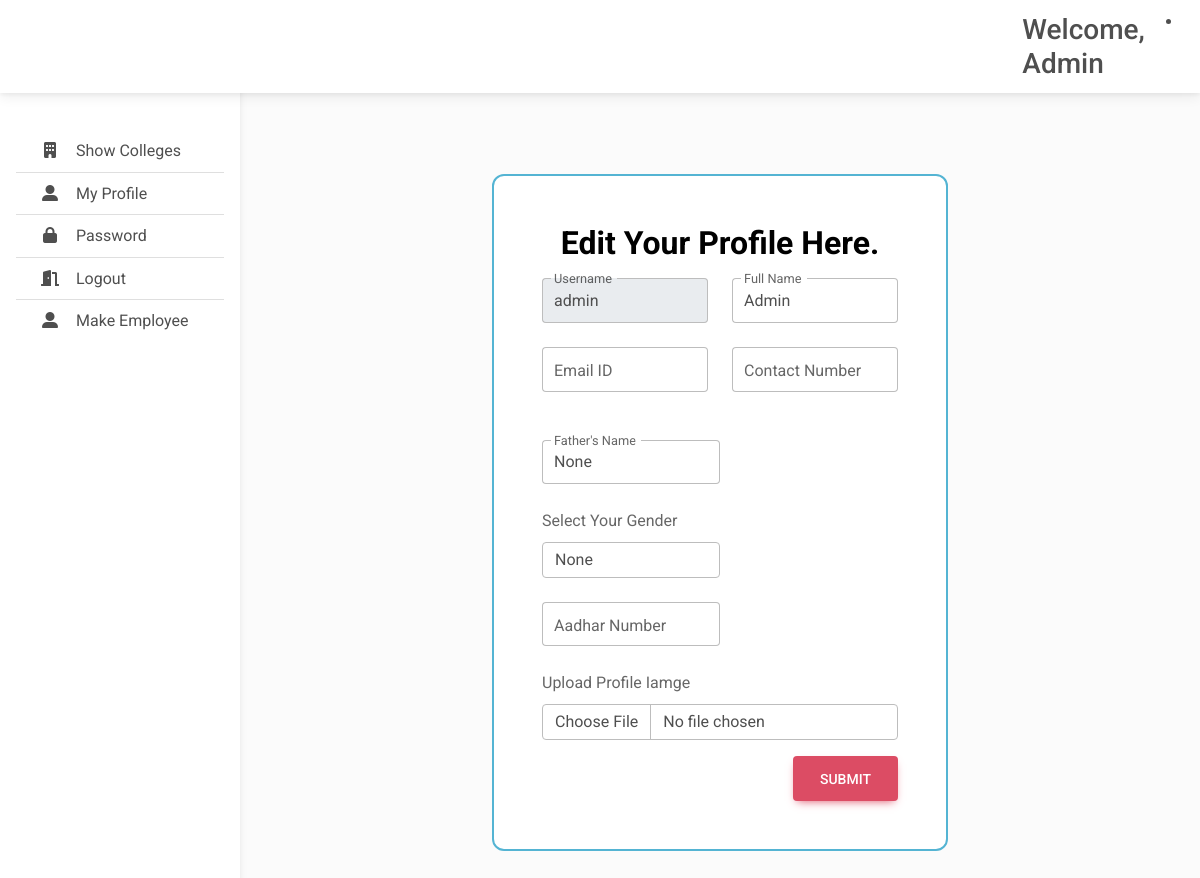
The app's page /editprofile (signed in) with its own data.
### user/models.py (models this page shows, shortened)
class Employee(AbstractUser) :
    name = models.CharField(max_length=32 ,null = True)
    state = models.CharField(max_length=1000,null=True)
    mobile = models.CharField(max_length=32 ,null = True)
    fathername = models.CharField(max_length=32 ,null = True)
    gender = models.CharField(max_length=32 ,null = True)
    aadhar = models.CharField(max_length=32 ,null = True)
    imageurl = models.CharField(max_length=100,null = True)

### user/views.py (the view, shortened to what this page needs)
# urls.py: path('editprofile', views.editprofile, name = 'editprofile'),
def editprofile(request):
    if  request.user.is_authenticated :
      u = Employee.objects.get(username=request.user.username)
      context = {'u': u,'user':u,}
      return render (request,'editprofile.html',context)
    else :
      return redirect('/login')

### templates/editprofile.html (shortened to what this page needs)
{% extends 'base.html' %}
{%load static %}
{% block main %}
<main style="margin-top: 110px">
  <div class="container py-5 h-100">
    <div class="row d-flex justify-content-center align-items-center h-100">
      <div class="col-xl-6">
        <div class="border border-2 border-info bg-white rounded-6 card-body p-md-5 text-black">
          <form action="/editprofile" method="POST" enctype="multipart/form-data">
            <div class="align-items-center mb-3 pb-0">
              <div class="text-center h2 fw-bold mb-0">Edit Your Profile Here.</div>
            </div>
            <div class="row">
              <div class="col-md-6 mb-4">
                <div class="form-outline">
                  <input type="text" name="username" id="form3Example1m" value="{{user.username}}"
                    class="form-control form-control-lg" readonly />
                  <label class="form-label" for="form3Example1m">Username</label>
                </div>
              </div>
              <div class="col-md-6 mb-4">
                <div class="form-outline">
                  <input type="text" name="name" id="form3Example1n" value="{{user.name}}"
                    class="form-control form-control-lg" required />
                  <label class="form-label" for="form3Example1n">Full Name</label>
                </div>
              </div>
            </div>
            <div class="row">
              <div class="col-md-6 mb-4">
                <div class="form-outline mb-4">
                  <input type="text" name="email" id="form3Example97" value='{{user.email}}'
                    class="form-control form-control-lg" required />
                  <label class="form-label" for="form3Example97">Email ID</label>
                </div>
              </div>
              <div class="col-md-6 mb-4">
                <div class="form-outline">
                  <input type="number" name="mobile" id="form3Example1n1" value='{{user.mobile}}'
                    class="form-control form-control-lg" title="Please, Enter Valid Mobile Number."
                    pattern="[1-9]{1}[0-9]{9}" required />
                  <label class="form-label" for="form3Example1n1">Contact Number</label>
                </div>
              </div>
            </div>
            <div class="col-md-6 mb-4">
              <div class="form-outline">
                <input type="text" name="fathername" id="form3Example1n1" value='{{user.fathername}}'
                  class="form-control form-control-lg" required />
                <label class="form-label" for="form3Example1n1">Father's Name</label>
              </div>
            </div>
            <div class="col-md-6 mb-4">
              <label class="form-label" for="form3Example1n1">Select Your Gender</label>
              <select name="gender" placeholder="Gender" value='{{user.gender}}'
                class="form-control select-input placeholder-active active focused" required>
                <option value="{{user.gender}}">{{user.gender}}</option>
              </select>
            </div>
            <div class="col-md-6 mb-4">
              <div class="form-outline">
                <input type="number" name="aadhar" id="form3Example1n1" value='{{user.aadhar}}'
                  class="form-control form-control-lg" title="Please, Enter Valid Aadhar Number."
                  pattern="[1-9]{1}[0-9]{11}" required />
                <label class="form-label" for="form3Example1n1">Aadhar Number</label>
              </div>
            </div>
            <label class="form-label" for="customFile">Upload Profile Iamge</label>
            <input type="file" class="form-control" name='profileimage' id="customFile" />
            <div class="d-flex justify-content-end pt-3">
              <input class="btn btn-danger btn-lg ms-2" type="submit" value="Submit" />
            </div>
          </form>
        </div>
      </div>
    </div>
  </div>
</main>
{%endblock main%}

### templates/base.html (shortened to what this page needs)
{% load static %}
<!DOCTYPE html>
<html lang="en">
<head>
  <link rel="stylesheet" href="https://cdnjs.cloudflare.com/ajax/libs/font-awesome/6.0.0/css/all.min.css" />
  <link rel="stylesheet" href="{% static 'css/mdb.min.css' %}" />
  <link rel="stylesheet" href="{% static 'css/main.css' %}" />
  <link rel="stylesheet" href="{% static 'css/chat.css' %}" />
</head>
<body>
  <header>
    <nav id="sidebarMenu" class="collapse d-lg-block bg-white sidebar collapse">
      <div class="pt-5 position-sticky">
        <div class="list-group list-group-flush mx-3 mt-4 ">
          {% if u.is_authenticated %}
          <a href="/showcolleges" class="bg-transparent list-group-item list-group-item-action py-2 ripple"
            aria-current="true">
            <i class="fas fa-building fa-fw me-3"></i><span>Show Colleges</span>
          </a>
          <a href="/editprofile" class="bg-transparent list-group-item list-group-item-action py-2 ripple ">
            <i class="fas fa-user-alt fa-fw me-3"></i><span>My Profile</span>
          </a>
          <a href="/changepassword" class="bg-transparent list-group-item list-group-item-action py-2 ripple"><i
              class="fas fa-lock fa-fw me-3"></i><span>Password</span></a>
          <a href="/logout" class="bg-transparent list-group-item list-group-item-action py-2 ripple"><i
              class="fas fa-door-open fa-fw me-3"></i><span>Logout</span></a>
          {% if u.is_staff %}
          <a href="/register" class="bg-transparent list-group-item list-group-item-action py-2 ripple ">
            <i class="fas fa-user-alt fa-fw me-3"></i><span>Make Employee</span>
            {% endif %}
          {% else %}
          <a href="#" class="bg-transparent list-group-item list-group-item-action py-2 ripple"><i
            class="fas fa-lock fa-fw me-3"></i><span>Reset Password</span></a>
          {% endif %}
        </div>
      </div>
    </nav>
    <nav id="main-navbar" class="navbar navbar-expand-lg bg-white fixed-top">
      <div class="container-fluid">
        <a class="navbar-brand" href="#">
        </a>
        <h3 class="d-none d-md-flex w-auto my-auto">Welcome, {{u.name}} </h3>
          <li class="nav-item dropdown">
            <a class="nav-link hidden-arrow d-flex align-items-center" href="#" id="navbarDropdownMenuLink"
              role="button" data-mdb-toggle="dropdown" aria-expanded="false">
            </a>
          </li>
      </div>
    </nav>
  </header>
  {% block main %}
  {% endblock main %}
</body>
</html>

### static/css/main.css (style rules this page uses)
body { background-color: #fbfbfb; }
@media (min-width: 991.98px) { main { padding-left: 240px; } }
.sidebar { position: fixed; top: 0; bottom: 0; left: 0; padding: 58px 0 0; box-shadow: 0 2px 5px 0 rgb(0 0 0 / 5%), 0 2px 10px 0 rgb(0 0 0 / 5%); width: 240px; z-index: 600; }

### records on screen
Employee: name "Admin", username "admin", fathername "None", gender "None"
